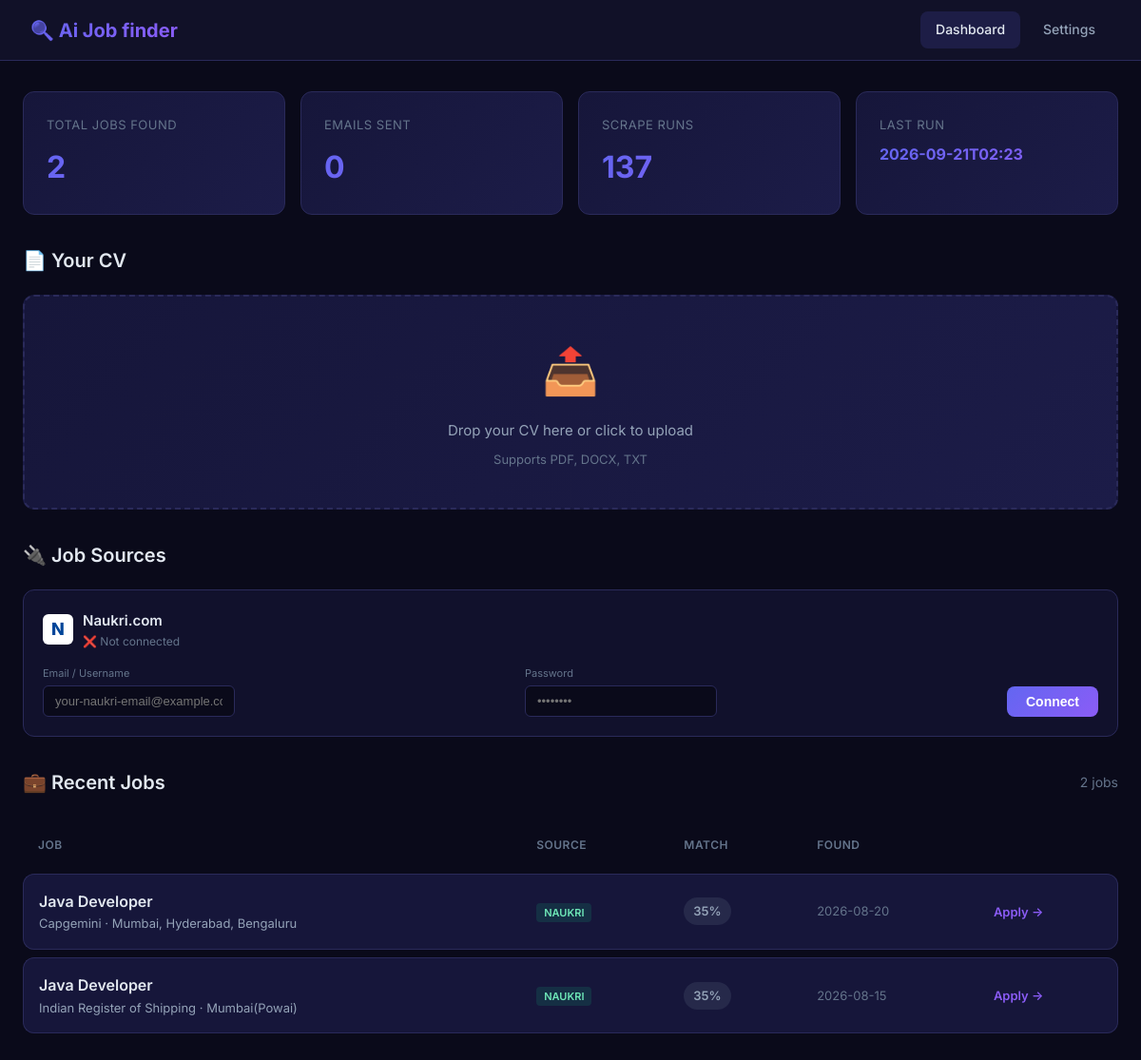
The app's page /, older data.
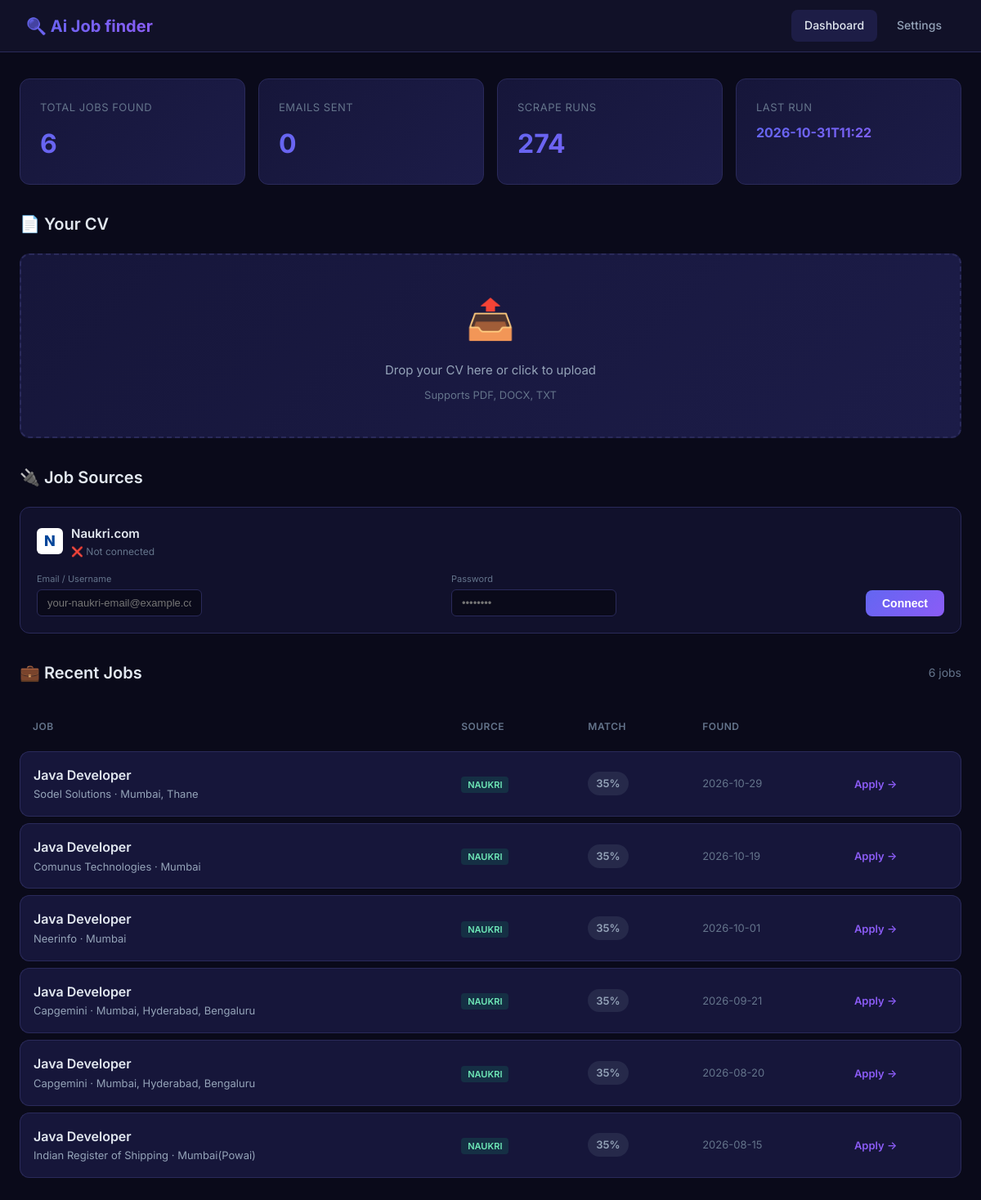
The same page, newer data.
### tables this page shows
CREATE TABLE scrape_runs (
                    id INTEGER PRIMARY KEY AUTOINCREMENT,
                    timestamp TEXT,
                    jobs_found INTEGER,
                    jobs_new INTEGER,
                    jobs_notified INTEGER
                );

CREATE TABLE seen_jobs (
                    id TEXT PRIMARY KEY,
                    title TEXT,
                    company TEXT,
                    location TEXT,
                    url TEXT,
                    source TEXT,
                    score REAL DEFAULT 0.0,
                    first_seen TEXT,
                    notified INTEGER DEFAULT 0,
                    notified_at TEXT
                );

### web/app.py (the view, shortened to what this page needs)
    @app.route("/")
    def index():
        page = request.args.get("page", 1, type=int)
        per_page = 20
        offset = (page - 1) * per_page
        config = load_config()
        db = JobDatabase(DB_PATH)
        total_jobs = db.get_total_jobs_count()
        recent_jobs = db.get_recent_jobs(limit=per_page, offset=offset)
        stats = db.get_stats()
        total_pages = (total_jobs + per_page - 1) // per_page
        cv_info = None
        return render_template(
            "index.html",
            jobs=recent_jobs,
            stats=stats,
            cv_info=cv_info,
            config=config,
            page=page,
            total_pages=total_pages,
            total_jobs=total_jobs
        )

### config.py (called while the page is built, shortened)
def load_config() -> AgentConfig:
    config = AgentConfig()
    config.email.sender_email = os.getenv("EMAIL_SENDER", config.email.sender_email)
    config.email.sender_password = os.getenv("EMAIL_PASSWORD", config.email.sender_password)
    config.email.recipient_email = os.getenv("EMAIL_RECIPIENT", config.email.recipient_email)
    config.naukri.naukri_user = os.getenv("NAUKRI_USER", config.naukri.naukri_user)
    config.naukri.naukri_password = os.getenv("NAUKRI_PASSWORD", config.naukri.naukri_password)
    config.tinyfish.api_key = os.getenv("TINYFISH_API_KEY", config.tinyfish.api_key)
    env_cv_path = os.getenv("CV_PATH")
    if env_cv_path:
        config.cv_path = env_cv_path
    return config

### storage/db.py (called while the page is built)
    def _connect(self) -> sqlite3.Connection:
        return sqlite3.connect(self.db_path)

    def get_recent_jobs(self, limit: int = 50, offset: int = 0) -> list:
        with self._connect() as conn:
            conn.row_factory = sqlite3.Row
            cursor = conn.execute("""
                SELECT * FROM seen_jobs
                ORDER BY first_seen DESC, score DESC
                LIMIT ? OFFSET ?
            """, (limit, offset))
            return [dict(row) for row in cursor.fetchall()]

    def get_total_jobs_count(self) -> int:
        with self._connect() as conn:
            return conn.execute("SELECT COUNT(*) FROM seen_jobs").fetchone()[0]

    def get_stats(self) -> dict:
        with self._connect() as conn:
            total = conn.execute("SELECT COUNT(*) FROM seen_jobs").fetchone()[0]
            notified = conn.execute("SELECT COUNT(*) FROM seen_jobs WHERE notified = 1").fetchone()[0]
            runs = conn.execute("SELECT COUNT(*) FROM scrape_runs").fetchone()[0]
            last_run = conn.execute(
                "SELECT timestamp FROM scrape_runs ORDER BY id DESC LIMIT 1"
            ).fetchone()
            return {
                "total_jobs_seen": total,
                "total_notified": notified,
                "total_runs": runs,
                "last_run": last_run[0] if last_run else "Never",
            }

### web/templates/index.html (shortened to what this page needs)
<!DOCTYPE html>
<html lang="en">
<head>
</head>
<body>
    <nav>
        <div class="nav-brand">🔍 Ai Job finder</div>
        <div class="nav-links">
            <a href="/" class="active">Dashboard</a>
            <a href="/settings">Settings</a>
        </div>
    </nav>
    <div class="container">
        <div class="stats-grid">
            <div class="stat-card">
                <div class="stat-label">Total Jobs Found</div>
                <div class="stat-value">{{ stats.total_jobs_seen }}</div>
            </div>
            <div class="stat-card">
                <div class="stat-label">Emails Sent</div>
                <div class="stat-value">{{ stats.total_notified }}</div>
            </div>
            <div class="stat-card">
                <div class="stat-label">Scrape Runs</div>
                <div class="stat-value">{{ stats.total_runs }}</div>
            </div>
            <div class="stat-card">
                <div class="stat-label">Last Run</div>
                <div class="stat-value" style="font-size:16px;">{{ stats.last_run[:16] if stats.last_run != 'Never' else 'Never' }}</div>
            </div>
        </div>
        <div class="section">
            <div class="section-header">
                <h2 class="section-title">📄 Your CV</h2>
            </div>
            {% if cv_info and not cv_info.get('error') %}
            <div class="cv-card">
                <h3>✓ CV Loaded: {{ cv_info.path.split('\\')[-1].split('/')[-1] }}</h3>
                {% if cv_info.email or cv_info.phone %}
                <div class="cv-detail">
                    {% if cv_info.email %}<strong>Email:</strong> {{ cv_info.email }} &nbsp;&nbsp;{% endif %}
                    {% if cv_info.phone %}<strong>Phone:</strong> {{ cv_info.phone }}{% endif %}
                </div>
                {% endif %}
                {% if cv_info.links %}
                <div class="cv-detail"><strong>Links:</strong>
                    {% for link in cv_info.links %}
                        <a href="{{ link if link.startswith('http') else 'https://' + link }}" target="_blank" style="color: var(--accent-blue); text-decoration: none; margin-right: 8px;">{{ link }}</a>
                    {% endfor %}
                </div>
                {% endif %}
                <div class="cv-detail"><strong>Experience:</strong> {{ cv_info.experience_years }} years</div>
                {% if cv_info.job_titles %}
                <div class="cv-detail"><strong>Job Titles:</strong> {{ cv_info.job_titles | join(', ') }}</div>
                {% endif %}
                {% if cv_info.education %}
                <div class="cv-detail"><strong>Education:</strong> {{ cv_info.education | join(', ') }}</div>
                {% endif %}
                {% if cv_info.skills %}
                <div class="cv-detail"><strong>Technical Skills:</strong></div>
                <div class="skill-tags">
                    {% for skill in cv_info.skills %}
                    <span class="skill-tag">{{ skill }}</span>
                    {% endfor %}
                </div>
                {% endif %}
            </div>
            {% else %}
            <form action="/upload" method="post" enctype="multipart/form-data">
                <div class="upload-area" id="upload-area">
                    <div class="upload-icon">📤</div>
                    <div class="upload-text">Drop your CV here or click to upload</div>
                    <div class="upload-hint">Supports PDF, DOCX, TXT</div>
                </div>
            </form>
            {% endif %}
        </div>
        <div class="section">
            <div class="section-header">
                <h2 class="section-title">🔌 Job Sources</h2>
            </div>
            <div class="naukri-card {% if config.naukri.naukri_user %}connected{% endif %}">
                <div class="naukri-card-header">
                    <div class="naukri-logo">N</div>
                    <div>
                        <div style="font-weight: 600; font-size: 15px;">Naukri.com</div>
                        <div style="font-size: 12px; color: var(--text-muted);">
                            {% if config.naukri.naukri_user %}
                                ✅ Connected as {{ config.naukri.naukri_user }}
                            {% else %}
                                ❌ Not connected
                            {% endif %}
                        </div>
                    </div>
                </div>
                <form action="/connect-naukri" method="post" class="naukri-form">
                    <div>
                        <label>Email / Username</label>
                        <input type="text" name="naukri_user" value="{{ config.naukri.naukri_user }}" placeholder="your-naukri-email@example.com">
                    </div>
                    <div>
                        <label>Password</label>
                        <input type="password" name="naukri_password" value="{{ config.naukri.naukri_password }}" placeholder="••••••••">
                    </div>
                    <button type="submit" class="btn btn-primary" style="padding: 8px 20px;">
                        {{ "Update" if config.naukri.naukri_user else "Connect" }}
                    </button>
                </form>
            </div>
        </div>
        <div class="section">
            <div class="section-header">
                <h2 class="section-title">💼 Recent Jobs</h2>
                <span style="color: var(--text-muted); font-size: 14px;">{{ jobs | length }} jobs</span>
            </div>
            {% if jobs %}
            <table class="jobs-table">
                <thead>
                    <tr>
                        <th>Job</th>
                        <th>Source</th>
                        <th>Match</th>
                        <th>Found</th>
                        <th></th>
                    </tr>
                </thead>
                <tbody>
                    {% for job in jobs %}
                    <tr>
                        <td>
                            <a href="{{ job.url }}" target="_blank" class="job-title">{{ job.title }}</a>
                            <div class="job-company">{{ job.company }} {% if job.location %}· {{ job.location }}{% endif %}</div>
                        </td>
                        <td>
                            <span class="job-source source-{{ job.source }}">{{ job.source }}</span>
                        </td>
                        <td>
                            {% set score = (job.score * 100) | int %}
                            <span class="score-badge {% if score >= 70 %}score-high{% elif score >= 40 %}score-mid{% else %}score-low{% endif %}">
                                {{ score }}%
                            </span>
                        </td>
                        <td style="color: var(--text-muted); font-size: 13px;">
                            {{ job.first_seen[:10] if job.first_seen else 'N/A' }}
                        </td>
                        <td>
                            <a href="{{ job.url }}" target="_blank" class="apply-link">Apply →</a>
                        </td>
                    </tr>
                    {% endfor %}
                </tbody>
            </table>
            {% else %}
            <div class="empty-state">
                <div class="icon">🔎</div>
                <h3>No jobs yet</h3>
                <p>Upload your CV and run a scrape to discover matching jobs</p>
            </div>
            {% endif %}
        </div>
    </div>
</body>
</html>

Row changes from the older to the newer data that the page shows:
no longer on this page (row unchanged): scrape_runs: timestamp "2026-09-21T02:23"
added scrape_runs: timestamp "2026-10-31T11:22"
added seen_jobs: title "Java Developer", company "Sodel Solutions", location "Mumbai, Thane", source "NAUKRI", score "35", first_seen "2026-10-29"
added seen_jobs: title "Java Developer", company "Comunus Technologies", location "Mumbai", source "NAUKRI", score "35", first_seen "2026-10-19"
added seen_jobs: title "Java Developer", company "Neerinfo", location "Mumbai", source "NAUKRI", score "35", first_seen "2026-10-01"
added seen_jobs: title "Java Developer", company "Capgemini", location "Mumbai, Hyderabad, Bengaluru", source "NAUKRI", score "35", first_seen "2026-09-21"
Text that changed along with them:
{{ stats.total_jobs_seen }}: "2" → "6"
{{ stats.total_runs }}: "137" → "274"
{{ jobs | length }}: "2" → "6"
